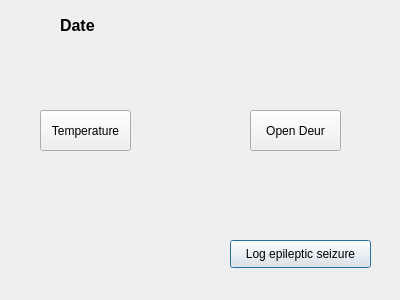
<?xml version="1.0" encoding="UTF-8"?>
<ui version="4.0">
 <class>ScreenAfterLogin</class>
 <widget class="QDialog" name="ScreenAfterLogin">
  <property name="geometry">
   <rect>
    <x>0</x>
    <y>0</y>
    <width>400</width>
    <height>300</height>
   </rect>
  </property>
  <property name="windowTitle">
   <string>Dialog</string>
  </property>
  <widget class="QLabel" name="date">
   <property name="geometry">
    <rect>
     <x>60</x>
     <y>10</y>
     <width>321</width>
     <height>31</height>
    </rect>
   </property>
   <property name="font">
    <font>
     <pointsize>12</pointsize>
     <weight>75</weight>
     <bold>true</bold>
    </font>
   </property>
   <property name="text">
    <string>Date</string>
   </property>
  </widget>
  <widget class="QPushButton" name="LogSeizure">
   <property name="geometry">
    <rect>
     <x>230</x>
     <y>240</y>
     <width>141</width>
     <height>28</height>
    </rect>
   </property>
   <property name="text">
    <string>Log epileptic seizure</string>
   </property>
  </widget>
  <widget class="QPushButton" name="setTemp">
   <property name="geometry">
    <rect>
     <x>40</x>
     <y>110</y>
     <width>91</width>
     <height>41</height>
    </rect>
   </property>
   <property name="text">
    <string>Temperature</string>
   </property>
  </widget>
  <widget class="QPushButton" name="pushButton">
   <property name="geometry">
    <rect>
     <x>250</x>
     <y>110</y>
     <width>91</width>
     <height>41</height>
    </rect>
   </property>
   <property name="text">
    <string>Open Deur</string>
   </property>
  </widget>
 </widget>
 <resources/>
 <connections/>
</ui>
